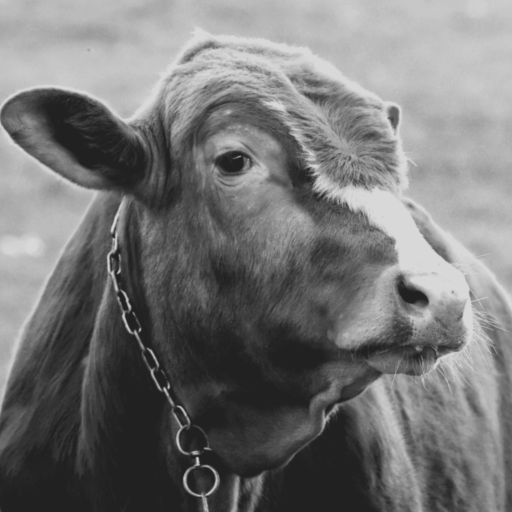
#> input picture examples/befuddled_cow_solver_input.jpg, 1024 x 1024 px, found by its file name (shown at 1/2 size)
$ python prepare_cow2_inputs.py
#> lines starting #> are read from the running program, lines starting #| are printed output that depends on the picture; after the words box and inside, x2 and y2 are one past the last pixel; in counts of white or black regions, pixels touching at a corner belong together
"""
prepare_cow2_inputs.py
Generate Option B (Sobel edge map) and Option C (silhouette) inputs for Cow 2 solver.
Both outputs go to examples/ and claude_chat_handoff4/.
"""
import numpy as np
from pathlib import Path
from PIL import Image
from scipy.ndimage import sobel

BASE = Path("/Users/admin/causticsEngineering")
SRC  = BASE / "examples/befuddled_cow_solver_input.jpg"
OUT  = BASE / "examples"
HO   = BASE / "claude_chat_handoff4"
HO.mkdir(exist_ok=True)

img_pil = Image.open(SRC).convert('L')
img = np.array(img_pil, dtype=float) / 255.0

# ── Option B: Sobel edge map ──────────────────────────────────────────────────
sx = sobel(img, axis=0)
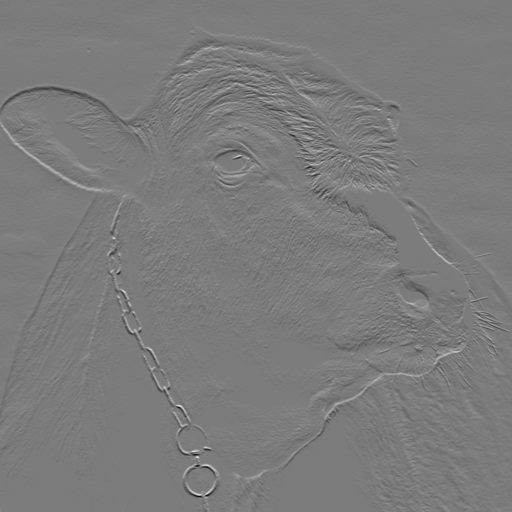
#> sx: shape (1024, 1024) float64 (shown at 1/2 size); min -1.64, max 1.73, mean -0.00414; drawn with min black and max white
sy = sobel(img, axis=1)
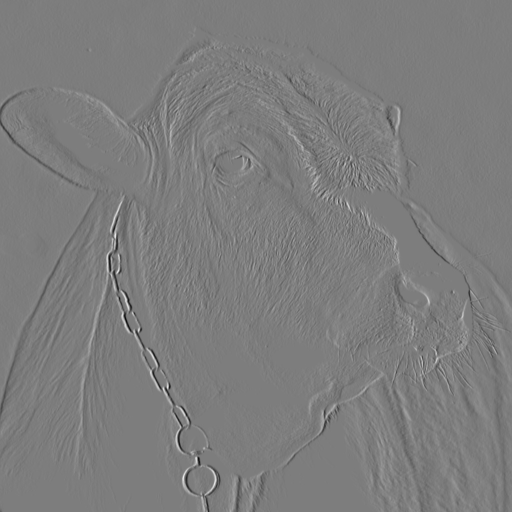
#> sy: shape (1024, 1024) float64 (shown at 1/2 size); min -1.76, max 1.82, mean 3.79e-05; drawn with min black and max white
edges = np.hypot(sx, sy)
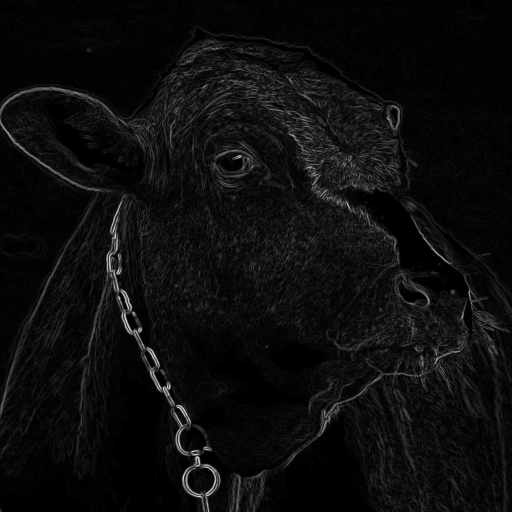
#> edges: shape (1024, 1024) float64 (shown at 1/2 size); min 0, max 1.83, mean 0.0955; drawn with min black and max white
edges = edges / edges.max()
edges[edges < 0.15] = 0.0
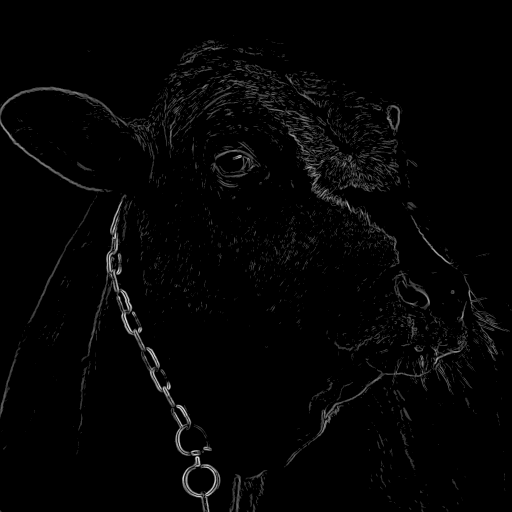
#> edges: shape (1024, 1024) float64 (shown at 1/2 size); min 0, max 1, mean 0.0173

b_arr = (edges * 255).astype(np.uint8)
b_img = Image.fromarray(b_arr)
b_img.save(OUT / "cow2_option_b_edges.png")
print(f"Option B: max={b_arr.max()} nonzero={np.count_nonzero(b_arr):,} px")
#| Option B: max=255 nonzero=70,954 px

# ── Option C: White silhouette on black via threshold ─────────────────────────
threshold = 128
c_arr = np.where(img > (threshold / 255.0), 255, 0).astype(np.uint8)
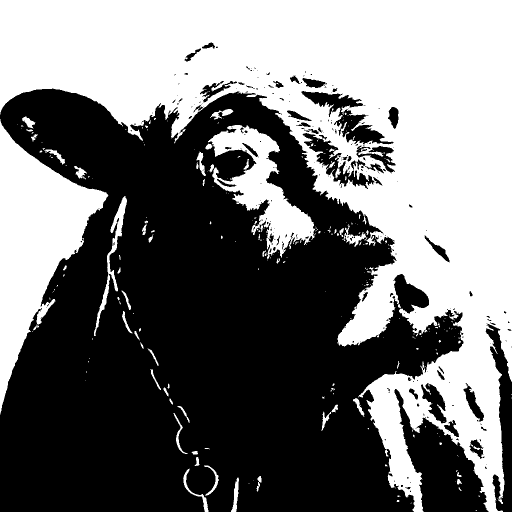
#> c_arr: shape (1024, 1024) (shown at 1/2 size); 45.8% white; 273 white regions (207 under 20 px), largest, box (x1, y1, x2, y2) and area: (0, 0, 1024, 1024) 396402, (0, 238, 217, 829) 52246, (416, 250, 630, 519) 20051
c_img = Image.fromarray(c_arr)
c_img.save(OUT / "cow2_option_c_silhouette.png")
print(f"Option C: white px={np.sum(c_arr > 0):,} ({100*np.mean(c_arr > 0):.1f}%)")
#| Option C: white px=479,949 (45.8%)

# ── Resize copies for Claude Chat handoff (< 700px longest edge) ──────────────
def resize_for_handoff(src_path, dst_path, max_px=700):
#> called with max_px = 700
    im = Image.open(src_path)
    w, h = im.size
#> w = 1024; h = 1024
    scale = min(max_px / w, max_px / h, 1.0)
#> scale = 0.684
    if scale < 1.0:
        im = im.resize((int(w*scale), int(h*scale)), Image.LANCZOS)
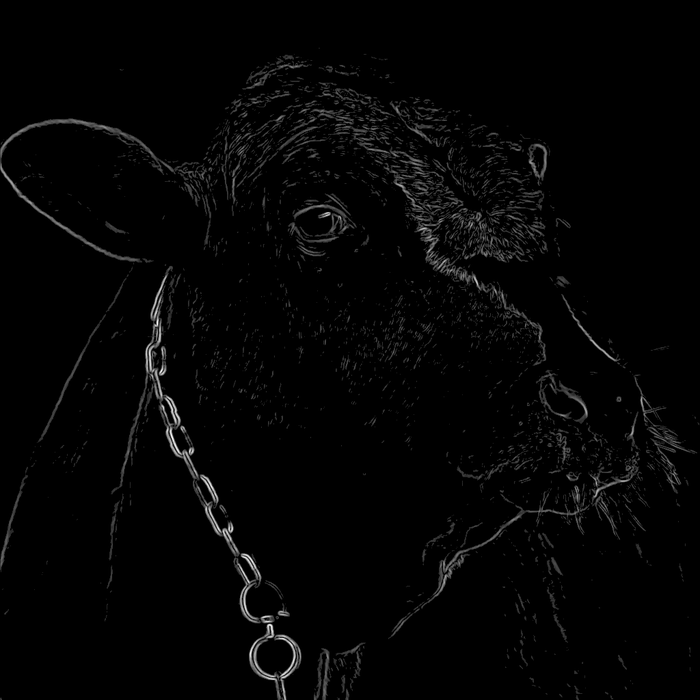
#> im: PIL image 700x700 L; min 0, max 255, mean 4.6
    im.save(dst_path, quality=85)
#> (the run stopped early here; a loop or call above may not have finished)

$ run again, with examples/cow render.jpg copied over examples/befuddled_cow_solver_input.jpg
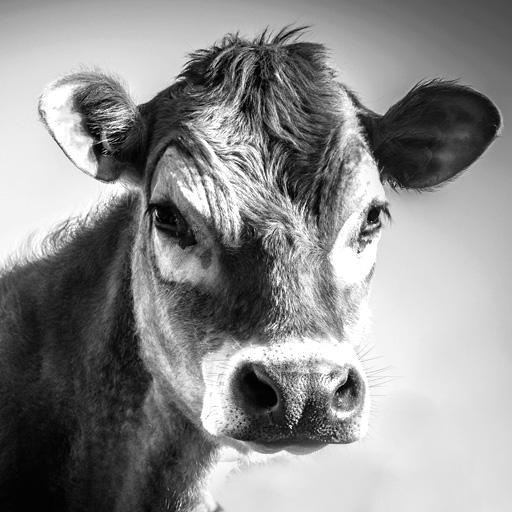
#> input picture examples/cow render.jpg, 512 x 512 px, found by its file name
#> `edges[edges < 0.15] = 0.0`:
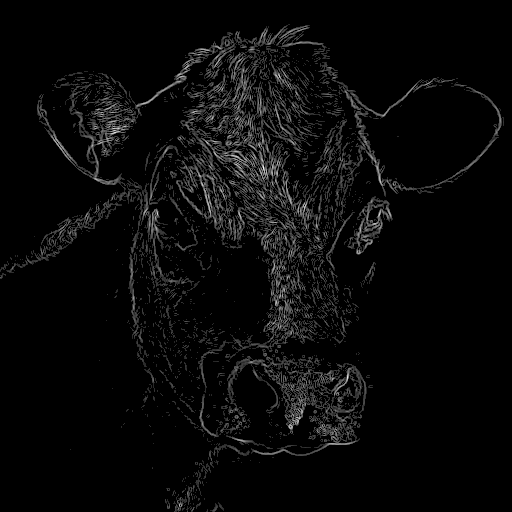
#> edges: shape (512, 512) float64; min 0, max 1, mean 0.0366
#| Option B: max=255 nonzero=36,756 px
#> `c_arr = np.where(img > (threshold / 255.0), 255, 0).astype(np.uint8)`:
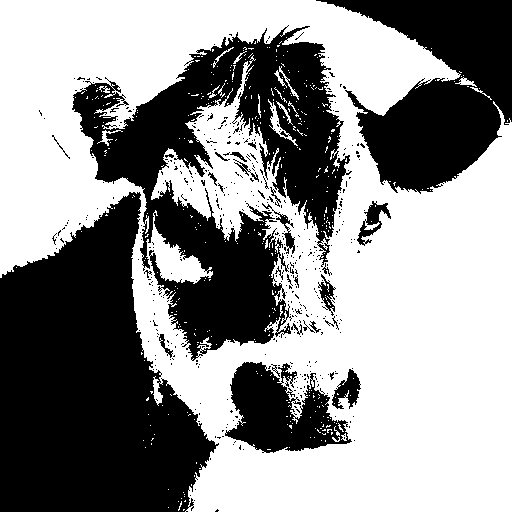
#> c_arr: shape (512, 512); 56.4% white; 457 black regions (430 under 20 px), largest, box (x1, y1, x2, y2) and area: (0, 192, 219, 512) 45264, (72, 25, 352, 361) 38090, (316, 0, 512, 194) 20441
#| Option C: white px=147,960 (56.4%)

$ run again, with examples/water drop.jpg copied over examples/befuddled_cow_solver_input.jpg
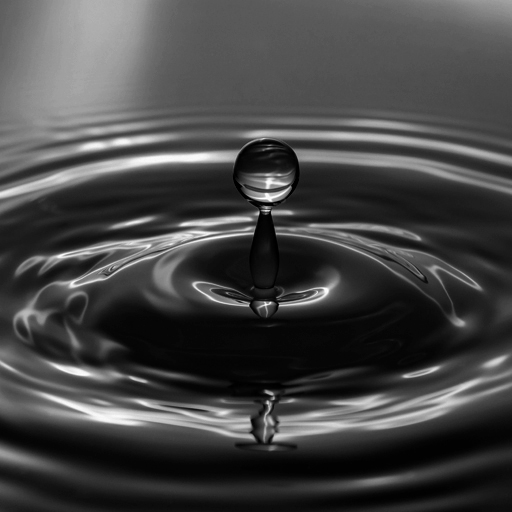
#> input picture examples/water drop.jpg, 512 x 512 px, found by its file name
#> img_pil is the input picture: PIL image 512x512 L; min 0, max 255, mean 68.9
#> `sy = sobel(img, axis=1)`:
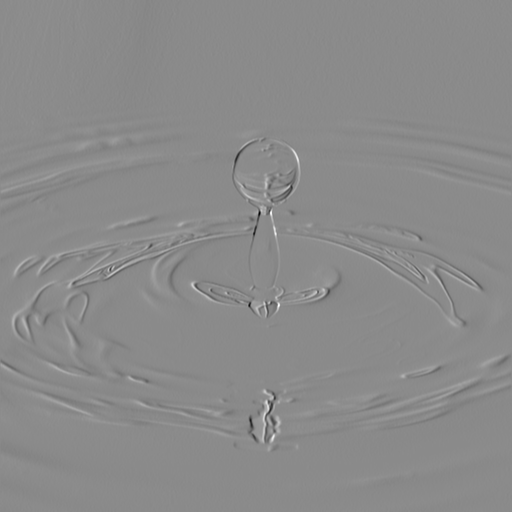
#> sy: shape (512, 512) float64; min -3.07, max 2.57, mean -0.00134; drawn with min black and max white
#| Option B: max=255 nonzero=29,512 px
#> `c_arr = np.where(img > (threshold / 255.0), 255, 0).astype(np.uint8)`:
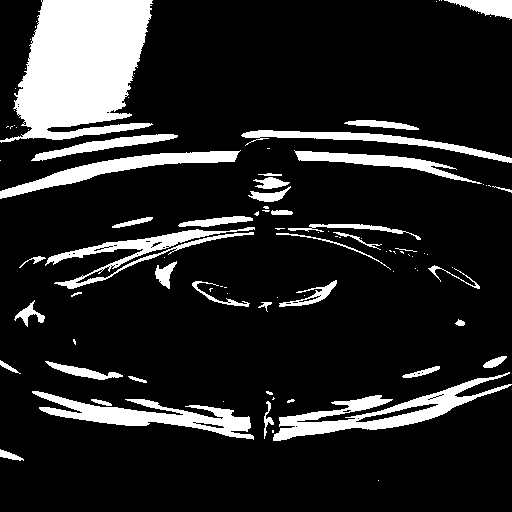
#> c_arr: shape (512, 512); 14.8% white; 96 white regions (57 under 20 px), largest, box (x1, y1, x2, y2) and area: (0, 0, 153, 143) 14638, (273, 372, 512, 441) 4200, (32, 391, 254, 440) 3631
#| Option C: white px=38,797 (14.8%)
